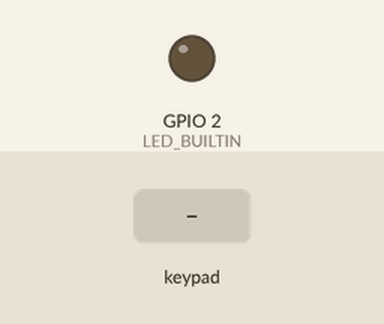
This sketch was run on a simulated ESP32. On the bench: output pins drawn as LEDs (lit = HIGH). Dashed ring = blinking. Inputs (shaded band) come from the test bench. What the sketch prints to the serial monitor is not drawn.

Above: at 2.2 s.
2.3 s: keypad keys 3 2 3 3 2 5 2 6 pressed 0.4 s apart
At 2.75 s:
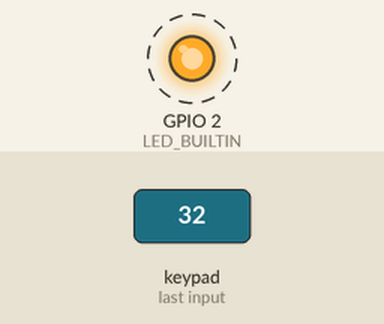
7.0 s: key 'A' pressed
At 8.2 s:
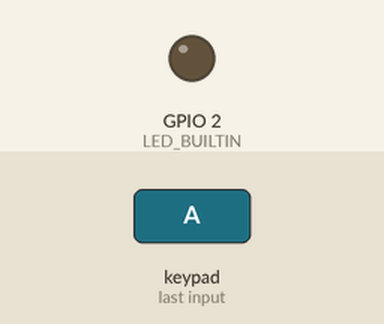
8.5 s: key 'B' pressed
At 9.5 s:
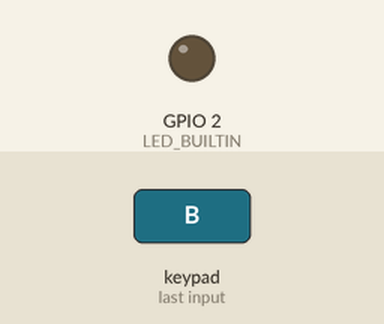
10.0 s: keypad keys 3 2 3 3 2 5 2 6 # pressed 0.4 s apart
At 10.26 s:
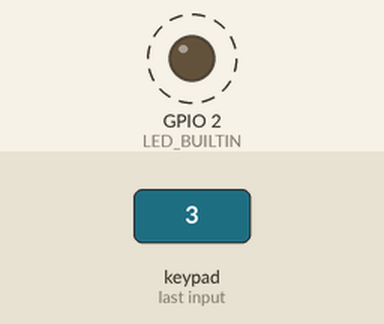
15.1 s: key 'C' pressed
At 15.8 s:
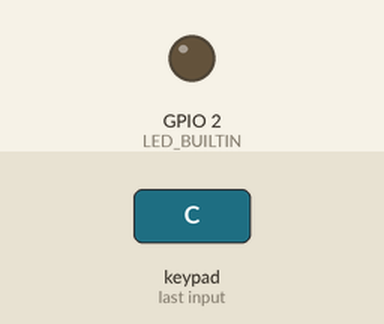
16.6 s: keypad keys 3 2 3 3 2 5 2 6 * pressed 0.4 s apart
At 16.85 s:
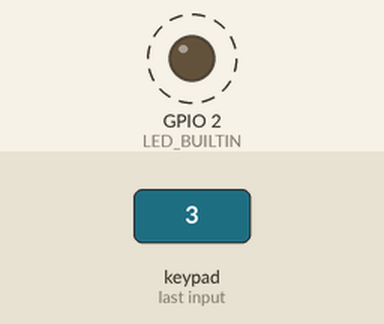
Timing chart, 0 to 21.4 s (numbered marks = the images above; inputs shaded):
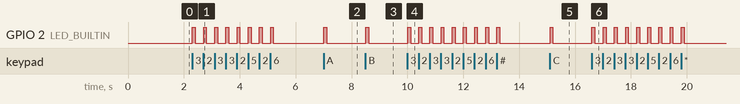

Measured:
- after the input at 2.3 s, GPIO 2 (LED_BUILTIN): alternates HIGH for 0.10 s and LOW for 0.30 s, 16 changes in all, then stays LOW, starting at once
- after the input at 7.0 s, GPIO 2 (LED_BUILTIN): LOW → HIGH at once, → LOW 0.10 s later
- after the input at 8.5 s, GPIO 2 (LED_BUILTIN): LOW → HIGH at once, → LOW 0.10 s later
- after the input at 10.0 s, GPIO 2 (LED_BUILTIN): alternates HIGH for 0.10 s and LOW for 0.30 s, 18 changes in all, then stays LOW, starting at once
- after the input at 15.1 s, GPIO 2 (LED_BUILTIN): LOW → HIGH at once, → LOW 0.10 s later
- after the input at 16.6 s, GPIO 2 (LED_BUILTIN): alternates HIGH for 0.10 s and LOW for 0.30 s, 18 changes in all, then stays LOW, starting at once

The sketch:

Test_ESP32_Keypad.ino
```cpp
/*
 * TECLADO MATRICIAL 4x4 CON ESP32
 * ================================
 *
 * DESCRIPCIÓN:
 * Código para lectura de teclado matricial 4x4 usando ESP32.
 * Detecta y muestra en el Monitor Serial cada tecla presionada.
 *
 * HARDWARE:
 * - ESP32 DevKit
 * - Teclado matricial 4x4 (8 pines)
 *
 * CONEXIONES (Pines lado izquierdo ESP32):
 * ----------------------------------------
 * FILAS (Pines 1-4 del keypad):
 *   Pin 1 (Fila 1) → GPIO 32
 *   Pin 2 (Fila 2) → GPIO 33
 *   Pin 3 (Fila 3) → GPIO 25
 *   Pin 4 (Fila 4) → GPIO 26
 *
 * COLUMNAS (Pines 5-8 del keypad):
 *   Pin 5 (Columna 1) → GPIO 13
 *   Pin 6 (Columna 2) → GPIO 12
 *   Pin 7 (Columna 3) → GPIO 14
 *   Pin 8 (Columna 4) → GPIO 27
 *
 * LIBRERÍA REQUERIDA:
 * - Keypad by Mark Stanley, Alexander Brevig
 *   (Instalar desde el Administrador de Bibliotecas de Arduino IDE)
 *
 * CONFIGURACIÓN:
 * - Baudrate: 115200
 * - LED integrado (GPIO 2) parpadea al detectar tecla
 *
 * NOTA IMPORTANTE:
 * El mapeo de la matriz se ajustó según el hardware específico del keypad.
 * Si usas otro keypad y las teclas no coinciden, ajusta la matriz 'keys'.
 */

#include <Keypad.h>

// ========== CONFIGURACIÓN DEL TECLADO ==========
const byte ROWS = 4;  // Cuatro filas
const byte COLS = 4;  // Cuatro columnas

// Mapeo de teclas según el layout físico del keypad
// IMPORTANTE: Esta matriz está ajustada para este keypad específico
char keys[ROWS][COLS] = {
  {'A','B','C','D'},  // Fila 1: A B C D
  {'3','6','9','#'},  // Fila 2: 3 6 9 #
  {'2','5','8','0'},  // Fila 3: 2 5 8 0
  {'1','4','7','*'}   // Fila 4: 1 4 7 *
};

// Pines GPIO conectados a las FILAS del keypad
byte rowPins[ROWS] = {32, 33, 25, 26};

// Pines GPIO conectados a las COLUMNAS del keypad
byte colPins[COLS] = {13, 12, 14, 27};

// Crear objeto Keypad
Keypad keypad = Keypad(makeKeymap(keys), rowPins, colPins, ROWS, COLS);

// LED integrado para feedback visual
const int LED_BUILTIN = 2;

// ========== CONFIGURACIÓN INICIAL ==========
void setup() {
  // Inicializar comunicación serial
  Serial.begin(115200);

  // Configurar LED integrado como salida
  pinMode(LED_BUILTIN, OUTPUT);
  digitalWrite(LED_BUILTIN, LOW);

  // Esperar estabilización
  delay(1000);

  // Mensaje de inicio
  Serial.println("\n╔════════════════════════════════════╗");
  Serial.println("║  TECLADO MATRICIAL 4x4 - ESP32   ║");
  Serial.println("╚════════════════════════════════════╝");
  Serial.println("\nSistema inicializado correctamente.");
  Serial.println("Esperando entrada del teclado...\n");
}

// ========== BUCLE PRINCIPAL ==========
void loop() {
  // Leer tecla presionada
  char key = keypad.getKey();

  // Si se detecta una tecla
  if (key) {
    // Activar LED como feedback visual
    digitalWrite(LED_BUILTIN, HIGH);

    // Mostrar tecla presionada
    Serial.print("► Tecla: ");
    Serial.print(key);

    // Clasificar tipo de tecla
    if (key >= '0' && key <= '9') {
      Serial.println(" [NÚMERO]");
    } else if (key >= 'A' && key <= 'D') {
      Serial.println(" [LETRA]");
    } else if (key == '*') {
      Serial.println(" [ASTERISCO]");
    } else if (key == '#') {
      Serial.println(" [NUMERAL]");
    }

    // Apagar LED
    delay(100);
    digitalWrite(LED_BUILTIN, LOW);
  }
}
```
